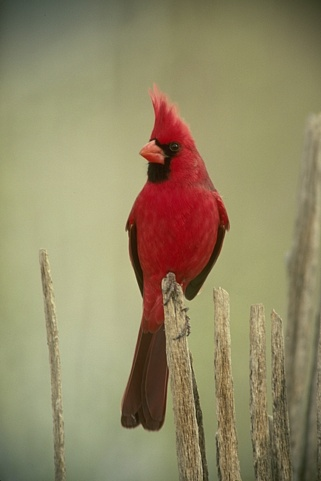
#> input picture Phase1/BSDS500/Images/10.jpg, 321 x 481 px, found by its file name
$ python photos.py
#> lines starting #> are read from the running program, lines starting #| are printed output that depends on the picture
import cv2
import numpy as np

img1 = cv2.imread("/home/arpitmac74_hw0/Phase1/BSDS500/Images/10.jpg")
#> img1 is the input picture: shape (481, 321, 3); mean B, G, R 102.2, 136.3, 146.9
img2 = cv2.imread("/home/arpitmac74_hw0/Phase1/Code/10/PbLite_10canny=0.3.png")
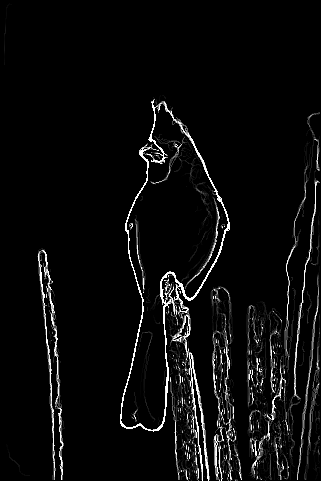
#> input picture Phase1/Code/10/PbLite_10canny=0.3.png, 321 x 481 px, found by its file name
#> img2 is the input picture: shape (481, 321, 3); min 0, max 255, mean 11.6

cv2.imwrite("web.png",np.hstack([img1,img2]))
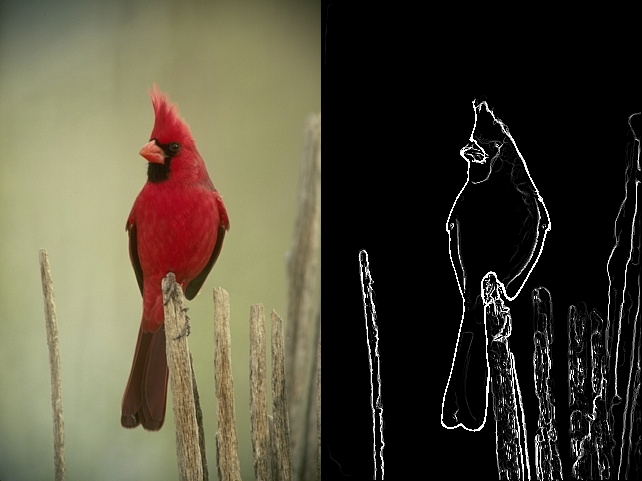
#> saved as web.png: shape (481, 642, 3); mean B, G, R 56.9, 73.9, 79.2
